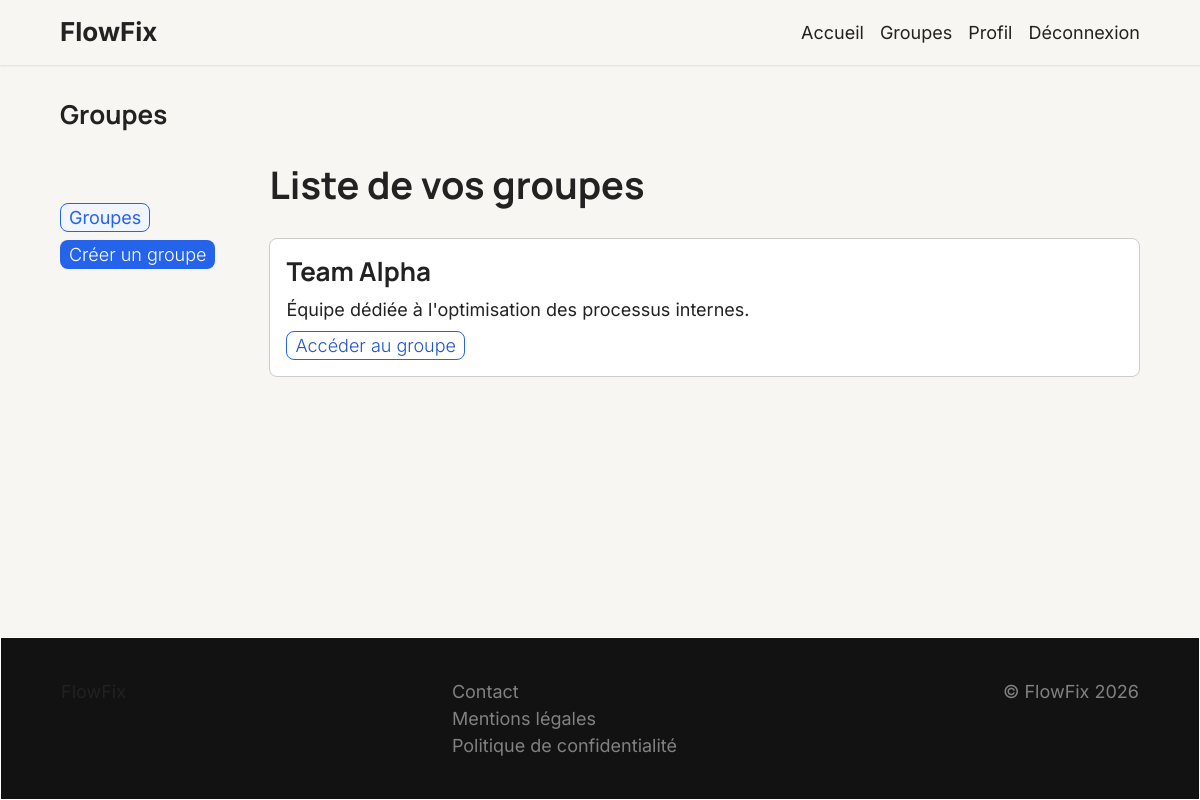
The page /teams (signed in) on the database its author committed.
### tables this page shows
CREATE TABLE `TEAMS` (
  `id` int NOT NULL,
  `created_at` datetime NOT NULL,
  `name` varchar(100) NOT NULL,
  `description` varchar(2000) DEFAULT NULL,
  `max_treatments_cycle_preset` int NOT NULL,
  `cycle_duration_preset` int NOT NULL,
  `treatment_voting_delay_preset` int NOT NULL,
  `creator_id` int NOT NULL
);

### Core/BaseController.php (called while the page is built, shortened)
<?php
abstract class BaseController {
    public function renderView($view,?array $data=null){
        require(ROOT."/App/Views/Layout/layout.php");
    }
}
?>

### App/Controllers/UserController.php (called while the page is built, shortened)
<?php
class UserController extends BaseController{
    private UserService $userService;
    public function __construct(){
        $this->userService = new UserService;
    }
    public function showTeamsPage(){
        $userId = $_SESSION["userId"] ?? null;
        $data = $this->userService->showGroupsPanel($userId);
        $this->renderView("User/teamsPanel",$data);
        exit();
    }
}
?>

### index.php (called while the page is built, shortened)
<?php
$AVAILABLES_ROUTES = include(ROOT."/Config/Routes.php");
$router = new Router($AVAILABLES_ROUTES);
$router->getController();
?>

### App/Services/UserService.php (called while the page is built, shortened)
<?php
class UserService{
    private UserModel $userModel;
    private TeamModel $teamModel;
    public function __construct(){
        $this->userModel = new UserModel();
        $this->teamModel = new TeamModel();
    }
    public function showGroupsPanel($userId) :array|false {
        $userTeams = $this->teamModel->getTeamsByUser($userId);
        $username = $this->userModel->findBy(["username"],["id"=>$userId],"onecolumn");
        foreach($userTeams as $userTeam){
            $userTeamData = [
                "id"=>$userTeam["id"],
                "name"=>$userTeam["name"],
                "description"=>$userTeam["description"]
            ];
            $userTeamsData[]=$userTeamData;
        }
        $response=["userTeams"=>$userTeamsData ?? null];
        $response["username"]= $username;
        return $response ?? false;
    }
}
?>

### Core/Database.php (called while the page is built, shortened)
<?php
class Database {
    private static ?self $instance = null;
    private PDO $connection;
    private function __construct() {
        $this->connection = new PDO("mysql:
            host=".$_ENV['DB_HOST'].";
            dbname=".$_ENV['DB_NAME'],
            $_ENV['DB_USER'],
            $_ENV['DB_PASSWORD'],
            [PDO::ATTR_ERRMODE => PDO::ERRMODE_EXCEPTION]
        );
    }
    public static function getInstance(): self {
        if (self::$instance === null) {
            self::$instance = new self();
        }
        return self::$instance;
    }
    public function getConnection(): PDO {
        return $this->connection;
    }
}
?>

### Core/BaseModel.php (called while the page is built, shortened)
<?php
abstract class BaseModel {
    public function __construct() {
            $this->connection = Database::getInstance()->getConnection();
    }
}
?>

### App/Models/TeamModel.php (called while the page is built, shortened)
<?php
class TeamModel extends BaseModel{
    public function getTeamsByUser($userId) :Array | bool {
        $stmt = $this->connection->prepare("SELECT t.* FROM TEAMS as t JOIN TEAM_MEMBERS as tm ON (t.id = tm.team_id) WHERE tm.user_id=:userId");
        $stmt->execute([":userId"=>$userId]);
        $result = $stmt->fetchAll(PDO::FETCH_ASSOC);
        return $result ?? false;
    }
}
?>

### App/Views/User/teamsPanel.php (the view, shortened to what this page needs)
<div class="page page--panel teamsPanel container">
    <div class="page__header">
        <h1 class="title-md mb-32">Groupes</h1>
    </div>
    <div class="page__panel">
        <?php include 'Partials/_nav.php' ?>
        <div class="page__content panelContent">
            <div class="panelContent__header">
                <h2 class="section__title title-lg">Liste de vos groupes</h2>
            </div>
            <div class="panelContent__sections">
                <section class="panelContent__section">
                    <?php
                    if(!empty($userTeams)){
                        foreach($userTeams as $team){ ?>
                        <div class="teamCard">
                            <h3 class="title-md"><?= htmlspecialchars($team["name"]) ?></h3>
                            <p><?= htmlspecialchars($team["description"]) ?></p>
                            <a class="btn-secondary--sm" href="team/<?= $team["id"] ?>">Accéder au groupe</a>
                        </div>
                    <?php
                        }
                    }else{
                        echo "Vous ne faites partie d'aucune équipe";
                    }
                    ?>
                </section>
            </div>
        </div>
    </div>
</div>

### Public/css/main.css (style rules this page uses)
:root { --bg-base:#F7F6F3; --bg-surface:#ffffff; --bg-surface-inverse: #121212; --border: #e5e5e5; --text-primary:#222222; --text-secondary:#565656; --text-primary-inverse:#ffffff; --text-secondary-inverse:#818181; --text-muted:#555555; --brand:#2563EB; --brand-hover:#1F54CA; --success-text:#14532D; --success-bg:#DCFCE7; --success-border:#22C55E; --error-text:#7F1D1D; --error-bg:#FEE2E2; --error-border:#EF4444; --friction-totreat-text:#1E40AF; --friction-totreat-bg:#DBEAFE; --friction-totreat-border:#3B82F6; --friction-inprogress-text:#92400E; --friction-inprogress-bg: #FEF3C7; --friction-inprogress-border:#F59E0B; --friction-invote-text: #5B21B6; --friction-invote-bg: #EDE9FE; --friction-invote-border: #8B5CF6; --friction-closed-text: #374151; --friction-closed-bg: #F3F4F6; --friction-closed-border: #9CA3AF; --treatment-inprogress-text: #92400E; --treatment-inprogress-bg: #FEF3C7; --treatment-inprogress-border: #F59E0B; --treatment-toreview-text: #78350F; --treatment-toreview-bg: #FFF7ED; --treatment-toreview-border: #FB923C; --treatment-approved-text: #14532D; --treatment-approved-bg: #DCFCE7; --treatment-approved-border: #22C55E; --treatment-rejected-text: #7F1D1D; --treatment-rejected-bg: #FEE2E2; --treatment-rejected-border: #EF4444; --member-text: #1E3A5F; --member-bg: #EFF6FF; --member-member-border: #93C5FD; --pilot-text: #164E63; --pilot-bg: #ECFEFF; --pilot-border: #22D3EE; --moderator-text: #312E81; --moderator-bg: #EEF2FF; --moderator-border: #6366F1; --font-title: "Manrope"; --font-text: "Inter"; font-size: 18px; }
*, *::before, *::after { box-sizing: border-box; margin: 0; padding: 0; }
html { scroll-behavior: smooth; -webkit-text-size-adjust: 100%; }
body { font-family: "Inter", sans-serif; background-color: var(--bg-base); color: var(--text-primary); line-height: 1.5; min-height: 100dvh; }
a { color: inherit; text-decoration: none; }
h1, h2, h3, h4, h5, h6 { font-family: var(--font-title); line-height: 1; color: var(--text-primary); }
.title-lg { font-size: clamp(26px, 4vw, 38px); font-weight: 700; line-height: 1.15; }
.title-md { font-size: clamp(20px, 2.5vw, 26px); font-weight: 700; line-height: 1.25; }
p { font-size: 1rem; line-height: 1.5; font-weight: 400; color: var(--text-primary); }
body { display: grid; grid-template-rows: auto 1fr auto; min-height: 100vh; }
.container { margin: 0 auto; padding-left: 5vw; padding-right: 5vw; max-width: 1200px; }
:root { --header-height: 66px; }
.btn, .btn-secondary, .btn-secondary--sm, .btn-primary, .btn-primary--sm { display: inline-block; font-family: var(--font-text); font-size: 1rem; font-weight: 300; padding: 16px 16px; border-radius: 8px; border: 1px solid transparent; cursor: pointer; width: max-content; }
.btn-secondary, .btn-secondary--sm { background: transparent; color: var(--brand-hover); border-color: var(--brand); }
.btn-secondary--sm { padding: 0px 8px; }
.mb-32 { margin-bottom: 32px; }
.teamCard { border-radius: 8px; padding: 1.5rem; width: 100%; background-color: var(--bg-surface); display: flex; flex-direction: column; justify-content: flex-start; align-items: stretch; gap: 16px; }
.teamCard { display: flex; flex-direction: column; gap: 8px; padding: 16px; border: 1px solid #ccc; border-radius: 8px; }
.page { padding-top: 32px; padding-bottom: 32px; }
.page--panel .page__header { width: 100%; }
.page--panel .page__panel { display: flex; flex-direction: column; justify-content: flex-start; align-items: flex-start; gap: 32px; }
@media (min-width: 850px) { .page--panel .page__panel { display: flex; flex-direction: row; justify-content: flex-start; align-items: flex-start; flex-wrap: nowrap; gap: 5%; } }
.panelContent { display: flex; flex-direction: column; justify-content: flex-start; align-items: flex-start; gap: 32px; width: 100%; }
.panelContent__header { display: flex; flex-direction: column; justify-content: flex-start; align-items: flex-start; gap: 8px; }
.panelContent__sections { display: flex; flex-direction: column; justify-content: flex-start; align-items: flex-start; width: 100%; gap: 48px; }
.panelContent__section { width: 100%; }

### rows shown on the page
teams: name "Team Alpha", description "Équipe dédiée à l'optimisation des processus internes."
